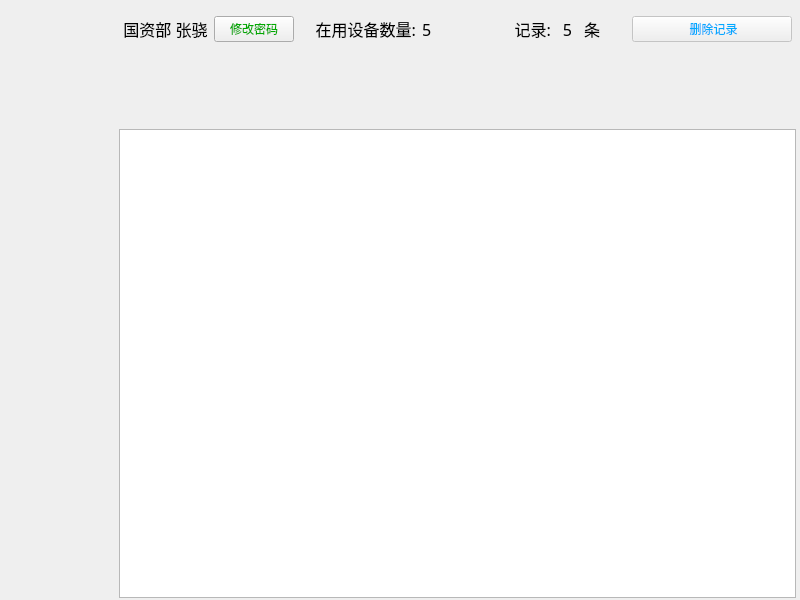
<?xml version="1.0" encoding="UTF-8"?>
<ui version="4.0">
 <class>Individual</class>
 <widget class="QMainWindow" name="Individual">
  <property name="geometry">
   <rect>
    <x>0</x>
    <y>0</y>
    <width>800</width>
    <height>600</height>
   </rect>
  </property>
  <property name="windowTitle">
   <string>仪器设备管理(个人版)</string>
  </property>
  <widget class="QWidget" name="centralwidget">
   <layout class="QHBoxLayout" name="horizontalLayout" stretch="1,6">
    <property name="leftMargin">
     <number>0</number>
    </property>
    <property name="topMargin">
     <number>0</number>
    </property>
    <property name="rightMargin">
     <number>0</number>
    </property>
    <property name="bottomMargin">
     <number>0</number>
    </property>
    <item>
     <widget class="NavBar" name="wg_guide" native="true">
      <layout class="QVBoxLayout" name="verticalLayout_5" stretch="10,2">
       <property name="leftMargin">
        <number>4</number>
       </property>
       <property name="topMargin">
        <number>0</number>
       </property>
       <property name="rightMargin">
        <number>4</number>
       </property>
       <property name="bottomMargin">
        <number>4</number>
       </property>
       <item>
        <spacer name="verticalSpacer_4">
         <property name="orientation">
          <enum>Qt::Vertical</enum>
         </property>
         <property name="sizeHint" stdset="0">
          <size>
           <width>20</width>
           <height>477</height>
          </size>
         </property>
        </spacer>
       </item>
       <item>
        <widget class="LunarCalendarItem" name="widget" native="true"/>
       </item>
      </layout>
     </widget>
    </item>
    <item>
     <widget class="QStackedWidget" name="stackedWidget">
      <property name="currentIndex">
       <number>0</number>
      </property>
      <widget class="QWidget" name="information">
       <layout class="QVBoxLayout" name="verticalLayout_4" stretch="1,1,8">
        <property name="spacing">
         <number>6</number>
        </property>
        <property name="leftMargin">
         <number>0</number>
        </property>
        <property name="topMargin">
         <number>0</number>
        </property>
        <property name="rightMargin">
         <number>4</number>
        </property>
        <property name="bottomMargin">
         <number>2</number>
        </property>
        <item>
         <widget class="QStackedWidget" name="stackedWidget_2">
          <property name="currentIndex">
           <number>0</number>
          </property>
          <widget class="QWidget" name="page">
           <layout class="QGridLayout" name="gridLayout">
            <property name="leftMargin">
             <number>4</number>
            </property>
            <property name="topMargin">
             <number>0</number>
            </property>
            <property name="rightMargin">
             <number>4</number>
            </property>
            <property name="bottomMargin">
             <number>0</number>
            </property>
            <item row="0" column="0">
             <layout class="QHBoxLayout" name="horizontalLayout_12" stretch="2,2,2,2">
              <item>
               <layout class="QHBoxLayout" name="horizontalLayout_11" stretch="3,2">
                <item>
                 <widget class="QLabel" name="lab_username">
                  <property name="font">
                   <font>
                    <family>楷体</family>
                    <pointsize>12</pointsize>
                   </font>
                  </property>
                  <property name="text">
                   <string>国资部 张骁</string>
                  </property>
                  <property name="alignment">
                   <set>Qt::AlignCenter</set>
                  </property>
                 </widget>
                </item>
                <item>
                 <widget class="QPushButton" name="pushButton_3">
                  <property name="styleSheet">
                   <string notr="true">color: rgb(0, 170, 0);</string>
                  </property>
                  <property name="text">
                   <string>修改密码</string>
                  </property>
                 </widget>
                </item>
               </layout>
              </item>
              <item>
               <layout class="QHBoxLayout" name="horizontalLayout_2" stretch="3,1">
                <item>
                 <widget class="QLabel" name="label_3">
                  <property name="font">
                   <font>
                    <family>楷体</family>
                    <pointsize>12</pointsize>
                   </font>
                  </property>
                  <property name="text">
                   <string>在用设备数量:</string>
                  </property>
                  <property name="alignment">
                   <set>Qt::AlignRight|Qt::AlignTrailing|Qt::AlignVCenter</set>
                  </property>
                 </widget>
                </item>
                <item>
                 <widget class="QLabel" name="lab_instrumentnumber">
                  <property name="font">
                   <font>
                    <family>楷体</family>
                    <pointsize>12</pointsize>
                   </font>
                  </property>
                  <property name="text">
                   <string>5</string>
                  </property>
                 </widget>
                </item>
               </layout>
              </item>
              <item>
               <layout class="QHBoxLayout" name="horizontalLayout_10" stretch="8,2,4">
                <item>
                 <widget class="QLabel" name="label_16">
                  <property name="font">
                   <font>
                    <family>楷体</family>
                    <pointsize>12</pointsize>
                   </font>
                  </property>
                  <property name="text">
                   <string>记录:</string>
                  </property>
                  <property name="alignment">
                   <set>Qt::AlignRight|Qt::AlignTrailing|Qt::AlignVCenter</set>
                  </property>
                 </widget>
                </item>
                <item>
                 <widget class="QLabel" name="lab_messagenumber">
                  <property name="font">
                   <font>
                    <family>楷体</family>
                    <pointsize>12</pointsize>
                   </font>
                  </property>
                  <property name="text">
                   <string>5</string>
                  </property>
                  <property name="alignment">
                   <set>Qt::AlignCenter</set>
                  </property>
                 </widget>
                </item>
                <item>
                 <widget class="QLabel" name="label_18">
                  <property name="font">
                   <font>
                    <family>楷体</family>
                    <pointsize>12</pointsize>
                   </font>
                  </property>
                  <property name="text">
                   <string>条</string>
                  </property>
                 </widget>
                </item>
               </layout>
              </item>
              <item>
               <widget class="QPushButton" name="pb_diffrent">
                <property name="enabled">
                 <bool>false</bool>
                </property>
                <property name="styleSheet">
                 <string notr="true">color: rgb(0, 170, 255);</string>
                </property>
                <property name="text">
                 <string> 删除记录</string>
                </property>
               </widget>
              </item>
             </layout>
            </item>
           </layout>
          </widget>
          <widget class="QWidget" name="page_2">
           <layout class="QGridLayout" name="gridLayout_3">
            <item row="0" column="0">
             <layout class="QHBoxLayout" name="horizontalLayout_13">
              <item>
               <widget class="QLineEdit" name="le_password_old">
                <property name="echoMode">
                 <enum>QLineEdit::Password</enum>
                </property>
                <property name="placeholderText">
                 <string>旧密码</string>
                </property>
               </widget>
              </item>
              <item>
               <widget class="QLineEdit" name="le_password_new">
                <property name="echoMode">
                 <enum>QLineEdit::Password</enum>
                </property>
                <property name="placeholderText">
                 <string>新密码</string>
                </property>
               </widget>
              </item>
              <item>
               <widget class="QCheckBox" name="checkBox">
                <property name="text">
                 <string>明文</string>
                </property>
               </widget>
              </item>
              <item>
               <widget class="QPushButton" name="pb_ok">
                <property name="text">
                 <string>确定</string>
                </property>
               </widget>
              </item>
              <item>
               <widget class="QPushButton" name="pb_cancel">
                <property name="text">
                 <string>取消</string>
                </property>
               </widget>
              </item>
             </layout>
            </item>
           </layout>
          </widget>
         </widget>
        </item>
        <item>
         <widget class="NavProgress" name="wg_progreese" native="true"/>
        </item>
        <item>
         <widget class="QTableView" name="tableView_apply">
          <property name="editTriggers">
           <set>QAbstractItemView::AnyKeyPressed|QAbstractItemView::EditKeyPressed</set>
          </property>
         </widget>
        </item>
       </layout>
      </widget>
      <widget class="QWidget" name="instrument">
       <layout class="QGridLayout" name="gridLayout_2" rowstretch="2,8">
        <property name="leftMargin">
         <number>0</number>
        </property>
        <property name="topMargin">
         <number>0</number>
        </property>
        <property name="rightMargin">
         <number>4</number>
        </property>
        <property name="bottomMargin">
         <number>2</number>
        </property>
        <item row="0" column="0">
         <layout class="QHBoxLayout" name="horizontalLayout_9" stretch="3,3,2,2">
          <item>
           <layout class="QVBoxLayout" name="verticalLayout_2">
            <item>
             <layout class="QHBoxLayout" name="horizontalLayout_3" stretch="2,8">
              <item>
               <widget class="QLabel" name="label">
                <property name="text">
                 <string>设备条码:</string>
                </property>
               </widget>
              </item>
              <item>
               <widget class="QLabel" name="lab_id">
                <property name="text">
                 <string/>
                </property>
               </widget>
              </item>
             </layout>
            </item>
            <item>
             <layout class="QHBoxLayout" name="horizontalLayout_4" stretch="2,8">
              <item>
               <widget class="QLabel" name="label_5">
                <property name="text">
                 <string>设备编号:</string>
                </property>
               </widget>
              </item>
              <item>
               <widget class="QLabel" name="lab_bianhao">
                <property name="text">
                 <string/>
                </property>
               </widget>
              </item>
             </layout>
            </item>
            <item>
             <layout class="QHBoxLayout" name="horizontalLayout_5" stretch="2,8">
              <item>
               <widget class="QLabel" name="label_7">
                <property name="text">
                 <string>设备价格:</string>
                </property>
               </widget>
              </item>
              <item>
               <widget class="QLabel" name="lab_price">
                <property name="text">
                 <string/>
                </property>
               </widget>
              </item>
             </layout>
            </item>
           </layout>
          </item>
          <item>
           <layout class="QVBoxLayout" name="verticalLayout_3">
            <item>
             <layout class="QHBoxLayout" name="horizontalLayout_6" stretch="2,8">
              <item>
               <widget class="QLabel" name="label_8">
                <property name="text">
                 <string>设备名称:</string>
                </property>
               </widget>
              </item>
              <item>
               <widget class="QLabel" name="lab_name">
                <property name="text">
                 <string/>
                </property>
               </widget>
              </item>
             </layout>
            </item>
            <item>
             <layout class="QHBoxLayout" name="horizontalLayout_7" stretch="2,8">
              <item>
               <widget class="QLabel" name="label_13">
                <property name="text">
                 <string>设备型号:</string>
                </property>
               </widget>
              </item>
              <item>
               <widget class="QLabel" name="lab_mode">
                <property name="text">
                 <string/>
                </property>
               </widget>
              </item>
             </layout>
            </item>
            <item>
             <layout class="QHBoxLayout" name="horizontalLayout_8" stretch="2,8">
              <item>
               <widget class="QLabel" name="label_10">
                <property name="text">
                 <string>入库时间:</string>
                </property>
               </widget>
              </item>
              <item>
               <widget class="QLabel" name="lab_time">
                <property name="text">
                 <string/>
                </property>
               </widget>
              </item>
             </layout>
            </item>
           </layout>
          </item>
          <item>
           <layout class="QVBoxLayout" name="verticalLayout">
            <item>
             <spacer name="verticalSpacer_2">
              <property name="orientation">
               <enum>Qt::Vertical</enum>
              </property>
              <property name="sizeHint" stdset="0">
               <size>
                <width>20</width>
                <height>40</height>
               </size>
              </property>
             </spacer>
            </item>
            <item>
             <widget class="QPushButton" name="pb_apply">
              <property name="styleSheet">
               <string notr="true">color: rgb(0, 170, 0);</string>
              </property>
              <property name="text">
               <string>申请设备</string>
              </property>
             </widget>
            </item>
            <item>
             <spacer name="verticalSpacer">
              <property name="orientation">
               <enum>Qt::Vertical</enum>
              </property>
              <property name="sizeHint" stdset="0">
               <size>
                <width>20</width>
                <height>40</height>
               </size>
              </property>
             </spacer>
            </item>
            <item>
             <widget class="QPushButton" name="pb_return">
              <property name="enabled">
               <bool>false</bool>
              </property>
              <property name="styleSheet">
               <string notr="true">color: rgb(255, 170, 0);</string>
              </property>
              <property name="text">
               <string>归还设备</string>
              </property>
             </widget>
            </item>
            <item>
             <spacer name="verticalSpacer_3">
              <property name="orientation">
               <enum>Qt::Vertical</enum>
              </property>
              <property name="sizeHint" stdset="0">
               <size>
                <width>20</width>
                <height>40</height>
               </size>
              </property>
             </spacer>
            </item>
           </layout>
          </item>
          <item>
           <widget class="ProgressPercent" name="wg_canzhi" native="true"/>
          </item>
         </layout>
        </item>
        <item row="1" column="0">
         <widget class="QTableView" name="tableView_instrument">
          <property name="editTriggers">
           <set>QAbstractItemView::AnyKeyPressed|QAbstractItemView::EditKeyPressed</set>
          </property>
         </widget>
        </item>
       </layout>
      </widget>
     </widget>
    </item>
   </layout>
  </widget>
 </widget>
 <customwidgets>
  <customwidget>
   <class>NavBar</class>
   <extends>QWidget</extends>
   <header location="global">navbar.h</header>
   <container>1</container>
  </customwidget>
  <customwidget>
   <class>ProgressPercent</class>
   <extends>QWidget</extends>
   <header location="global">progresspercent.h</header>
   <container>1</container>
  </customwidget>
  <customwidget>
   <class>NavProgress</class>
   <extends>QWidget</extends>
   <header location="global">navprogress.h</header>
   <container>1</container>
  </customwidget>
  <customwidget>
   <class>LunarCalendarItem</class>
   <extends>QWidget</extends>
   <header location="global">lunarcalendaritem.h</header>
   <container>1</container>
  </customwidget>
 </customwidgets>
 <resources/>
 <connections/>
</ui>
